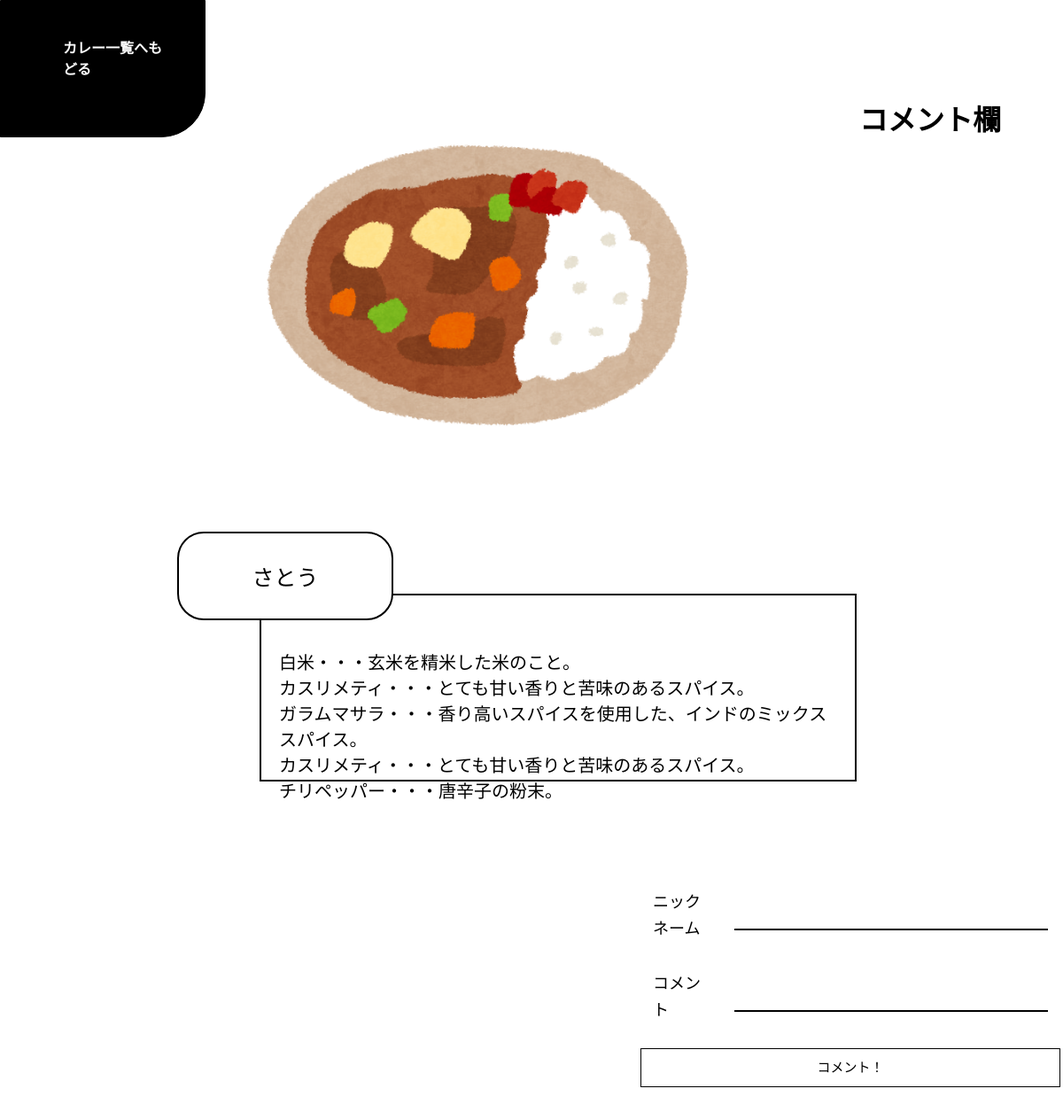
/work_about.php?id=1, run on the app's committed database.
### tables this page shows
CREATE TABLE `post` (
  `id` int(11) NOT NULL,
  `title` varchar(30) NOT NULL,
  `name` varchar(30) NOT NULL,
  `main` int(11) NOT NULL,
  `taste` int(11) NOT NULL,
  `flavor` int(11) NOT NULL,
  `hot_taste` int(11) NOT NULL,
  `post_date` datetime NOT NULL,
  `nice` int(11) NOT NULL
);

CREATE TABLE `spice` (
  `id` int(11) NOT NULL,
  `name` varchar(30) NOT NULL,
  `kind` varchar(30) NOT NULL,
  `description` text NOT NULL,
  `little_description` text NOT NULL
);

### work_about.php (called while the page is built, shortened)
<?php
require './func/func.php';
if (!empty($_GET['id'])) {
  $id = $_GET['id'];
} else {
  redirect('board.php?sort=new');
}
$array = array(
  'main' => [10,11,12],
  'taste' => [1,2,3],
  'flavor' => [4,5,6],
  'hot_taste' => [7,8,9],
);
$cn = new mysqli(HOST, DB_USER, DB_PASS, DB_NAME);
$cn->set_charset("utf-8");
$query = "SELECT * FROM post WHERE id = ?";
$stmt = $cn->prepare($query);
$stmt->bind_param("i",$id);
$stmt->execute();
$post_row = fetch_all($stmt);
$query = "SELECT * FROM spice WHERE id = ?";
$stmt = $cn->prepare($query);
$stmt->bind_param("i",$array['main'][$post_row[0]['main'] - 1]);
$stmt->execute();
$main = fetch_all($stmt);
$query = "SELECT * FROM spice WHERE id = ?";
$stmt = $cn->prepare($query);
$stmt->bind_param("i",$array['taste'][$post_row[0]['taste'] - 1]);
$stmt->execute();
$taste = fetch_all($stmt);
$query = "SELECT * FROM spice WHERE id = ?";
$stmt = $cn->prepare($query);
$stmt->bind_param("i",$array['flavor'][$post_row[0]['flavor'] - 1]);
$stmt->execute();
$flavor = fetch_all($stmt);
$query = "SELECT * FROM spice WHERE id = ?";
$stmt = $cn->prepare($query);
$stmt->bind_param("i",$array['hot_taste'][$post_row[0]['hot_taste'] - 1]);
$stmt->execute();
$hot_taste = fetch_all($stmt);
require_once './tpl/work_about.php';

### func/func.php (called while the page is built, shortened)
<?php
function fetch_all(& $stmt) {
  $hits = array();
  $params = array();
  $row = array();
  $meta = $stmt->result_metadata();
  while ($field = $meta->fetch_field()) {
      $params[] = &$row[$field->name];
  }
  call_user_func_array(array($stmt, 'bind_result'), $params);
  while ($stmt->fetch()) {
    $c = array();
    foreach($row as $key => $val) {
      $c[$key] = $val;
    }
    $hits[] = $c;
  }
  return $hits;
}

### tpl/work_about.php (the view, shortened to what this page needs)
<!DOCTYPE html>
<html lang="jn" dir="ltr">
<head>
  <link rel="stylesheet" href="work_about.css">
</head>
<body>
  <div id="container">
    <div id="header">
      <p>カレー一覧へもどる</p>
    </div>
    <div id="result_image">
      <div id="curry_image">
        <p><img src="curry.png"></p>
      </div>
    </div>
    <div id="description">
      <h1>コメント欄</h1>
    </div>
    <div class="board_table">
      <form action="#" method="post">
        <table>
          <tr>
            <td>ニックネーム</td>
            <td><input type="text" name="name" value=""></td>
          </tr>
          <tr>
            <td>コメント</td>
            <td><input type="text" name="msg" value=""></td>
          </tr>
          <tr>
            <th colspan="2" class="button_submit"><button type="submit">コメント！</button></th>
          </tr>
        </table>
      </form>
    </div>
    <div id="title">
      <p class="title_name"><?php echo $post_row[0]['name'] ?></p>
      <p class="title_info"><?php echo $main[0]['name'] ?>・・・<?php echo $main[0]['little_description'] ?><br><?php echo $taste[0]['name'] ?>・・・<?php echo $taste[0]['little_description'] ?><br><?php echo $flavor[0]['name'] ?>・・・<?php echo $flavor[0]['little_description'] ?><br><?php echo $taste[0]['name'] ?>・・・<?php echo $taste[0]['little_description'] ?><br><?php echo $hot_taste[0]['name'] ?>・・・<?php echo $hot_taste[0]['little_description'] ?></p>
    </div>
  </div>
</body>
</html>

### css/work_about.css (style rules this page uses)
* { margin:0 auto; padding:0 auto; }
img { max-width:500px; }
input { border:none; border-bottom:solid 2px black; width:350px; height:2em; font-size:15px; }
button { border:none; background-color:white; font-size:15px; line-height:40px; width:100%; transition:0.3s; border:solid 1px black; }
.button_submit { position:relative; top:10px; }
#container { display:grid; grid-template-rows:650px 1fr; grid-template-columns: 900px 1fr; height:100vh; width:100%; grid-template-areas: "areaA areaB" "areaC areaB"; }
#header { position:absolute; font-weight:bold; padding:40px; width:15%; height:15%; padding-left:70px; border:solid 1px white; background-color:white; transition:0.3s; }
#result_image { animation-name:fadein2; animation-duration: 1s; animation-fill-mode:forwards; animation-delay:4s; grid-area:areaA; position:relative; top:23%; left:10%; }
#description { animation-name:fadein2; animation-duration: 1s; animation-fill-mode:forwards; animation-delay:4s; grid-area:areaB; }
#description h1 { position:relative; top:2.5%; padding:0 auto; margin:0 auto; padding-top:80px; line-height:40px; }
.board_table { position:absolute; top:68%; left:60%; line-height:30px; font-size:18px; z-index:99; border-bottom:none; grid-area:areaB; }
.board_table td { padding:15px; }
#title { height:100vh; padding:0 auto; margin:0px; }
#title .title_name { margin-left:200px; margin-top:-50px; margin-bottom:50px; positon:relative; text-align:center; padding:30px; border:solid 2px black; border-radius:30px 30px/30px 30px; font-size:25px; width:20%; z-index:1; background-color:white; }
#title .title_info { position:relative; padding:20px; top:-10%; padding-top:60px; height:16%; z-index:-10; left:20%; font-size:20px; width:70%; border:solid 2px black; }

### data on the page
post: name "さとう"
spice: name "白米", little_description "玄米を精米した米のこと。"
spice: name "カスリメティ", little_description "とても甘い香りと苦味のあるスパイス。"
spice: name "ガラムマサラ", little_description "香り高いスパイスを使用した、インドのミックススパイス。"
spice: name "チリペッパー", little_description "唐辛子の粉末。"
